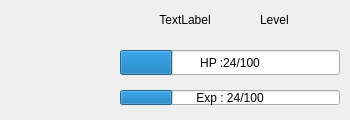
<?xml version="1.0" encoding="UTF-8"?>
<ui version="4.0">
 <class>hudview</class>
 <widget class="QWidget" name="hudview">
  <property name="geometry">
   <rect>
    <x>0</x>
    <y>0</y>
    <width>350</width>
    <height>120</height>
   </rect>
  </property>
  <property name="windowTitle">
   <string>Form</string>
  </property>
  <widget class="QProgressBar" name="pb_hp">
   <property name="geometry">
    <rect>
     <x>120</x>
     <y>50</y>
     <width>220</width>
     <height>25</height>
    </rect>
   </property>
   <property name="value">
    <number>24</number>
   </property>
   <property name="alignment">
    <set>Qt::AlignCenter</set>
   </property>
   <property name="format">
    <string notr="true">HP :%v/%m</string>
   </property>
  </widget>
  <widget class="QProgressBar" name="pb_exp">
   <property name="geometry">
    <rect>
     <x>120</x>
     <y>90</y>
     <width>220</width>
     <height>15</height>
    </rect>
   </property>
   <property name="value">
    <number>24</number>
   </property>
   <property name="alignment">
    <set>Qt::AlignCenter</set>
   </property>
   <property name="format">
    <string notr="true">Exp : %v/%m</string>
   </property>
  </widget>
  <widget class="QLabel" name="l_name">
   <property name="geometry">
    <rect>
     <x>120</x>
     <y>10</y>
     <width>130</width>
     <height>20</height>
    </rect>
   </property>
   <property name="text">
    <string>TextLabel</string>
   </property>
   <property name="alignment">
    <set>Qt::AlignCenter</set>
   </property>
  </widget>
  <widget class="QLabel" name="l_level">
   <property name="geometry">
    <rect>
     <x>260</x>
     <y>10</y>
     <width>40</width>
     <height>20</height>
    </rect>
   </property>
   <property name="text">
    <string>Level</string>
   </property>
  </widget>
  <widget class="QLabel" name="l_lvl">
   <property name="geometry">
    <rect>
     <x>310</x>
     <y>10</y>
     <width>30</width>
     <height>20</height>
    </rect>
   </property>
   <property name="text">
    <string/>
   </property>
  </widget>
 </widget>
 <resources/>
 <connections/>
</ui>
